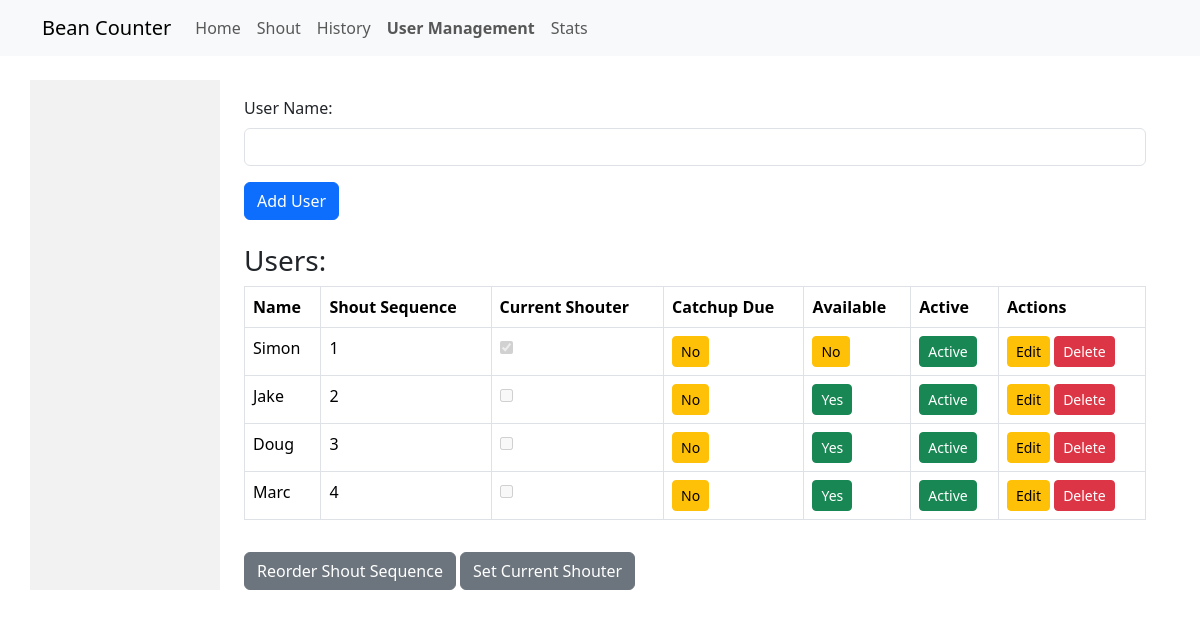
The app's page /user_management with its own data.
### app/models.py (models this page shows)
class Person(db.Model):
    __tablename__ = 'people'
    id = db.Column(db.Integer, primary_key=True)
    name = db.Column(db.String, unique=True)
    available = db.Column(db.Boolean, default=True)
    catchup_due = db.Column(db.Boolean, default=False)
    active = db.Column(db.Boolean, default=True)
    absences = db.relationship("ShoutAbsence", back_populates="person")
    is_current_shouter = db.Column(db.Boolean, default=False)
    attendance_records = db.relationship("Attendee", back_populates="person")
    shout_sequence = db.Column(db.Integer, unique=True)  # New field for shout sequence

### app/routes.py (the view, shortened to what this page needs)
@app.route('/user_management', methods=['GET', 'POST'])
def user_management():
    users = Person.query.order_by(Person.shout_sequence).all()
    return render_template('user_management.html', users=users)

### app/routes.py (called while the page is built)
@app.context_processor
def inject_shouter_info():
    current_shouter = determine_current_shouter()
    next_shouter = determine_next_shouter()  # Since determine_current_shouter sets the next shouter after marking the current one
    return dict(current_shouter=current_shouter, next_shouter=next_shouter)

### app/shout.py (called while the page is built, shortened)
def get_or_create_current_round():
    current_round = models.ShoutRound.query.filter_by(completed=False).first()
    if not current_round:
        current_round = models.ShoutRound(completed=False)
        db.session.add(current_round)
        db.session.commit()
    return current_round

def determine_current_shouter():
    active_member_ids = get_active_member_ids()
    current_shouter = Person.query.filter_by(is_current_shouter=True)\
                                   .filter(Person.id.in_(active_member_ids)).first()
    if current_shouter:
        return current_shouter

def get_active_member_ids():
    active_members = Person.query.filter_by(active=True).all()
    return [member.id for member in active_members]

### app/templates/user_management.html (shortened to what this page needs)
{% extends 'base.html' %}
{% block maincontent %}
<div class="container mt-3">
    <form action="{{ url_for('add_user_route') }}" method="POST" class="mb-4">
        <div class="mb-3">
            <label for="name" class="form-label">User Name:</label>
            <input type="text" class="form-control" id="name" name="name" required>
        </div>
        <button type="submit" class="btn btn-primary">Add User</button>
    </form>
    <h3 class="mt-4">Users:</h3>
    <table class="table table-bordered" id="sortableTable">
        <thead>
            <tr>
                <th>Name</th>
                <th>Shout Sequence</th>
                <th>Current Shouter</th>
                <th>Catchup Due</th>
                <th>Available</th>
                <th>Active</th>
                <th>Actions</th>
            </tr>
        </thead>
        <tbody>
            {% for user in users %}
            <tr data-id="{{ user.id }}">
                <td>{{ user.name }}</td>
                <td>
                    <span>{{ user.shout_sequence }}</span>
                </td>
                <td>
                    <input type="checkbox" name="is_current_shouter" value="1" {{ 'checked' if user.is_current_shouter else '' }} disabled>
                </td>
                <td>
                    <form action="{{ url_for('toggle_catchup_due', user_id=user.id) }}" method="POST" class="d-inline">
                        <button type="submit" class="btn btn-sm {{ 'btn-success' if user.catchup_due else 'btn-warning' }}">
                            {{ 'Yes' if user.catchup_due else 'No' }}
                        </button>
                    </form>
                </td>
                <td>
                    <form action="{{ url_for('toggle_available', user_id=user.id) }}" method="POST" class="d-inline">
                        <button type="submit" class="btn btn-sm {{ 'btn-success' if user.available else 'btn-warning' }}">
                            {{ 'Yes' if user.available else 'No' }}
                        </button>
                    </form>
                </td>
                <td>
                    <form action="{{ url_for('toggle_status_route', user_id=user.id) }}" method="POST" class="d-inline">
                        <button type="submit" class="btn btn-sm {{ 'btn-success' if user.active else 'btn-warning' }}">
                            {{ 'Active' if user.active else 'Inactive' }}
                        </button>
                    </form>
                </td>
                <td>
                    <button type="button" class="btn btn-warning btn-sm" data-bs-toggle="modal" data-bs-target="#editUserModal" data-userid="{{ user.id }}" data-username="{{ user.name }}">Edit</button>
                    <button type="button" class="btn btn-danger btn-sm" data-bs-toggle="modal" data-bs-target="#deleteUserModal" data-userid="{{ user.id }}">Delete</button>
                </td>
            </tr>
            {% endfor %}
        </tbody>
    </table>
    <button type="button" class="btn btn-secondary mt-3" data-bs-toggle="modal" data-bs-target="#reorderModal">Reorder Shout Sequence</button>
    <button type="button" class="btn btn-secondary mt-3" data-bs-toggle="modal" data-bs-target="#currentShouterModal">Set Current Shouter</button>
</div>
{% endblock %}

### records on screen
Person: name "Simon", shout_sequence "1", catchup_due "No", available "No", active "Active"
Person: name "Jake", shout_sequence "2", catchup_due "No", available "Yes", active "Active"
Person: name "Doug", shout_sequence "3", catchup_due "No", available "Yes", active "Active"
Person: name "Marc", shout_sequence "4", catchup_due "No", available "Yes", active "Active"
